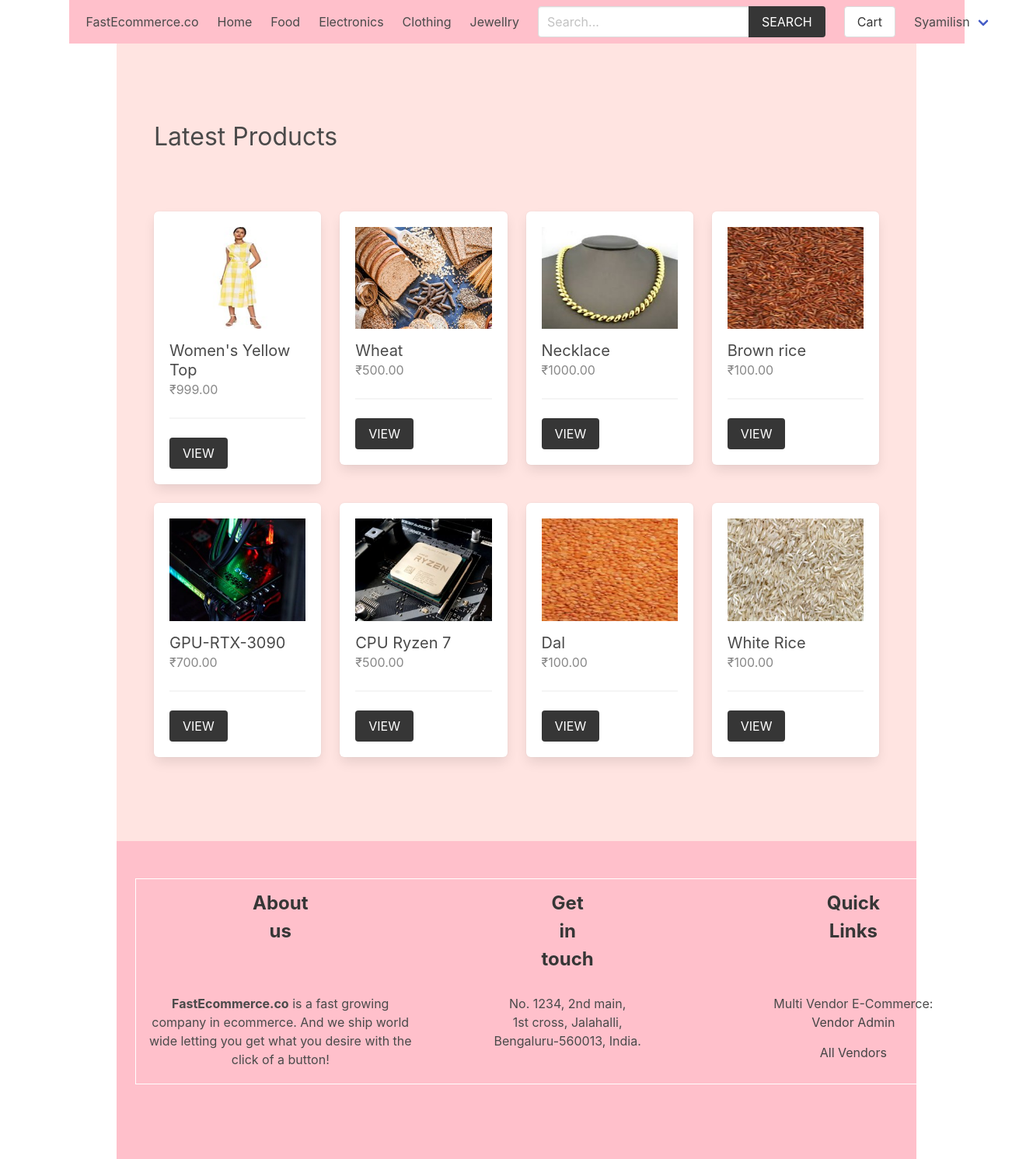
/ (signed in), run on the app's committed database.
### product/models.py (models this page shows, shortened)
class Category(models.Model):
    title = models.CharField(max_length=50)
    slug = models.SlugField(max_length=55)
    ordering = models.IntegerField(default=0)
    class Meta:
        ordering = ['ordering']

class Product(models.Model):
    category = models.ForeignKey(Category, related_name='products', on_delete=models.CASCADE)
    vendor = models.ForeignKey(Vendor, related_name="products", on_delete=models.CASCADE)
    title = models.CharField(max_length=50)
    slug = models.SlugField(max_length=55)
    description = models.TextField(blank=True, null=True)
    price = models.DecimalField(max_digits=6, decimal_places=2)
    added_date = models.DateTimeField(auto_now_add=True)
    image = models.ImageField(upload_to='uploads/', blank=True, null=True)
    thumbnail = models.ImageField(upload_to='uploads/', blank=True, null=True) # Change uploads to thumbnails
    class Meta:
        ordering = ['-added_date']
    def get_thumbnail(self):
        if self.thumbnail:
            return self.thumbnail.url

### vendor/models.py (models this page shows, shortened)
class Vendor(models.Model):
    name = models.CharField(max_length=255)
    created_at = models.DateTimeField(auto_now_add=True)
    created_by = models.OneToOneField(User, related_name='vendor', on_delete=models.CASCADE)
    class Meta:
        ordering = ['name']

### core/views.py (the view)
# urls.py: path('', views.frontpage, name="home"),
def frontpage(request):
    newest_products = Product.objects.all()[0:8]
    context = {
        'newest_products': newest_products,
    }
    return render(request, 'core/frontpage.html', context)

### cart/cart.py (called while the page is built)
    def __len__(self):
        return sum(item['quantity'] for item in self.cart.values())

### cart/context_processors.py (called while the page is built)
def cart(request):
    return {'cart': Cart(request)}

### product/context_processors.py (called while the page is built)
def menu_categories(request):
    categories = Category.objects.all()
    return {'categories': categories}

### templates/core/frontpage.html (shortened to what this page needs)
{% extends 'core/base.html' %}
{% block content %}
    <div class="columns is-multiline mb-6">
        <div class="column is-12 has-test-centered mt-6 mb-6">
            <h2 class="is-size-3">Latest Products</h2>
        </div>
        {% for product in newest_products %}
            {% include 'product/parts/list_item.html' %}
        {% endfor %}
    </div>
{% endblock content %}

### templates/core/base.html (shortened to what this page needs)
{% load static %}
<!DOCTYPE html>
<html lang="en">
<head>
    <link rel="stylesheet" href="https://cdn.jsdelivr.net/npm/bulma@0.9.2/css/bulma.min.css">
    <link rel="stylesheet" href="{% static 'css/main.css' %}">
</head>
<body>
    <div class="container">
        <nav class="navbar navbar-light" role="navigation" aria-label="main navigation"  style="background-color: pink;">
            <div class="navbar-brand" style="margin-left: 10px;">
                <a class="navbar-item" href="{% url 'core:home' %}">
                    FastEcommerce.co
            </a>
            </div>
            <div id="navbarBasicExample" class="navbar-menu">
                <div class="navbar-start">
                <a class="navbar-item" href="{% url 'core:home' %}">
                    Home
                </a>
                {% for category in categories %}
                    <a class="navbar-item" href="{% url 'product:category' category.slug %}">
                        {{category.title}}
                    </a>
                {% endfor %}
                </div>
                <div class="navbar-start">
                    <div class="navbar-item">
                        <form method="get" action="{% url 'product:search' %}">
                            <div class="field has-addons">
                                <div class="control">
                                    <input type="search" name="query" id="" class="input" placeholder="Search...">
                                </div>
                                <div class="control">
                                    <button class="button is-dark is-uppercase">Search</button>
                                </div>
                            </div>
                        </form>
                    </div>
                </div>
                <div class="navbar-end">
                <div class="navbar-item">
                    <a href="{% url 'cart:cart' %}" class="button is-secondary">Cart {% if cart %}({{cart|length}}){% endif %}</a>
                </div>
                {% if request.user.is_authenticated %}
                <div class="navbar-item has-dropdown is-hoverable">
                    <a class="navbar-link is-capitalized">
                    {{user.vendor.name}}
                    </a>
                </div>
                {% endif %}
                </div>
            </div>
            </nav>
    </div>
    <section class="section" style="background-color: #ffe4e1; margin-right: 150px; margin-left:150px;"">
        <div class="container">
            {% block content %}{% endblock content %}
        </div>
    </section>
    <footer class="footer" style="background-color:pink; margin-left:150px; margin-right:150px" >
        <div class="container">
            <table>
                <tr class="is-size-4 mb-4" ><th>About us</th> <th>Get in touch</th> <th>Quick Links</th></tr>
                <tr>
                    <td style = "width: 150px;"><b>FastEcommerce.co</b> is a fast growing company in ecommerce. And we ship world wide letting you get what you desire with the click of a button!</td>
                    <td>No. 1234, 2nd main, <br>1st cross, Jalahalli, <br>Bengaluru-560013, India.</td>
                    <td>Multi Vendor E-Commerce:<br>
                        {% if request.user.is_authenticated %}
                            <a href="{% url 'vendor:vendor-admin' %}">Vendor Admin</a>
                        {% else %}
                            <a href="{% url 'vendor:become-vendor' %}">Become a Vendor</a>
                        {% endif %}
                        <br>
                        <a href="{% url 'vendor:vendors' %}">All Vendors</a>
                    </td>
                </tr>
            </table>
        </div>
    </footer>
</body>
</html>

### templates/product/parts/list_item.html
<div class="column is-3 product-list-item">
                <div class="box">
                    <figure class="image is-4by3 mb-4">
                        <img src="{{ product.get_thumbnail }}" alt="{{product.title}}">
                    </figure>
                    <h2 class="subtitle">{{product.title}}</h2>
                    <h3 class="price is-size-6 mb-5">₹{{product.price}}</h3>
                    <hr>
                    <a href="{% url 'product:product' product.category.slug product.slug %}" class="button is-dark is-uppercase">View</a>
                </div>
            </div>

### core/static/css/main.css (style rules this page uses)
.footer a { margin-bottom: 15px; display: inline-block; color: #444; }
.product-list-item .box .subtitle { margin-bottom: 0; }
.product-list-item .box .price { color: #888; }

### templates/core/base.html (style rules this page uses)
table,th,td { margin:auto; border-collapse:collapse; padding:10pt; text-align:center; word-wrap: break-word; }
table { border:solid 1pt white; }
th { padding-left: 150px; padding-right: 150px; }

### data on the page
Category: title "Food"
Category: title "Electronics"
Category: title "Clothing"
Category: title "Jewellry"
Product: get_thumbnail (picture), title "Women's Yellow Top", price "999.00"
Product: get_thumbnail (picture), title "Wheat", price "500.00"
Product: get_thumbnail (picture), title "Necklace", price "1000.00"
Product: get_thumbnail (picture), title "Brown rice", price "100.00"
Product: get_thumbnail (picture), title "GPU-RTX-3090", price "700.00"
Product: get_thumbnail (picture), title "CPU Ryzen 7", price "500.00"
Product: get_thumbnail (picture), title "Dal", price "100.00"
Product: get_thumbnail (picture), title "White Rice", price "100.00"

### other printed values
{{ user.vendor.name }} "Syamilisn"
